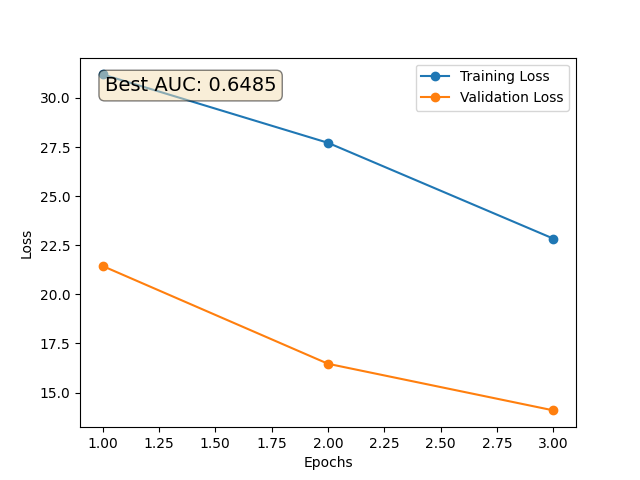
#> input picture exps/1-baseline/ft_InceptionResNetV2_avg_pool_test.png, 640 x 480 px; its folder holds only this picture in this run
$ python -i pre_processing.py   (imports and definitions only)
#> lines starting #> are read from the running program, lines starting #| are printed output that depends on the picture; after the words box and inside, x2 and y2 are one past the last pixel; in counts of white or black regions, pixels touching at a corner belong together
#> further down, picture is the input picture: shape (480, 640, 3); mean B, G, R 248.8, 249.4, 249.8
import cv2
import os
import numpy as np

# create a CLAHE with L channel(Contrast Limited Adaptive Histogram Equalization).
def pre_proc_CEH2(img):
    img_lab = cv2.cvtColor(img, cv2.COLOR_BGR2LAB)
    lab_planes = cv2.split(img_lab)
    clahe = cv2.createCLAHE(clipLimit=2.0,tileGridSize=(8,8))
    lab_planes[0] = clahe.apply(lab_planes[0])
    lab = cv2.merge(lab_planes)
    cl1 = cv2.cvtColor(lab, cv2.COLOR_LAB2BGR)
    return cl1

# create a CLAHE (Contrast Limited Adaptive Histogram Equalization).
def pre_proc_CEH(img):
    img_bw = cv2.cvtColor(img, cv2.COLOR_BGR2GRAY)
    clahe = cv2.createCLAHE(clipLimit=2.0,tileGridSize=(8,8))
    #clahe = cv2.createCLAHE(clipLimit=2.0, tileGridSize	)
    cl1 = clahe.apply(img_bw)
    return cl1

# create Equalization Histogram
def pre_proc_EH(img):
    img_bw = cv2.cvtColor(img, cv2.COLOR_BGR2GRAY)
    equ = cv2.equalizeHist(img_bw)
    eh1 = np.hstack((img_bw,equ))
    return eh1

# reduce the black background
def cut_img(img):
    grayscale = cv2.cvtColor(img, cv2.COLOR_BGR2GRAY)
    _ , thresholded = cv2.threshold(grayscale, 0, 255,cv2.THRESH_OTSU)
    bbox = cv2.boundingRect(thresholded)
    x, y, w, h = bbox
    img_cut = img[y:y+h, x:x+w]
    return img_cut

# reduce the black background
def cut_and_resize_to_original_img(img):
    shp = img.shape[0:2]
#> shp = (480, 640)
    grayscale = cv2.cvtColor(img, cv2.COLOR_BGR2GRAY)
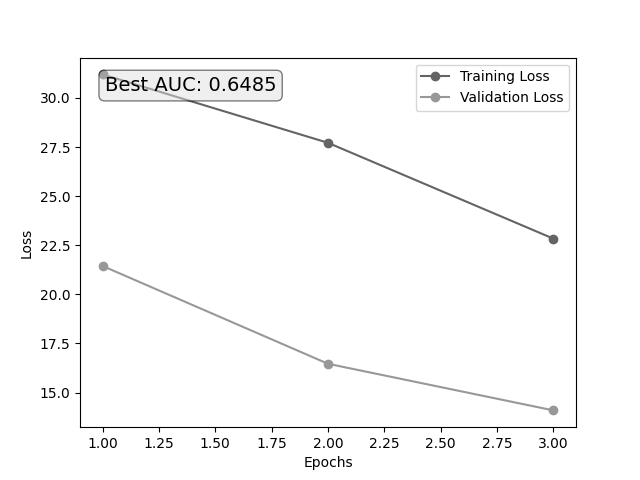
#> grayscale: shape (480, 640); min 0, max 255, mean 249.5
    _ , thresholded = cv2.threshold(grayscale, 0, 255,cv2.THRESH_OTSU)
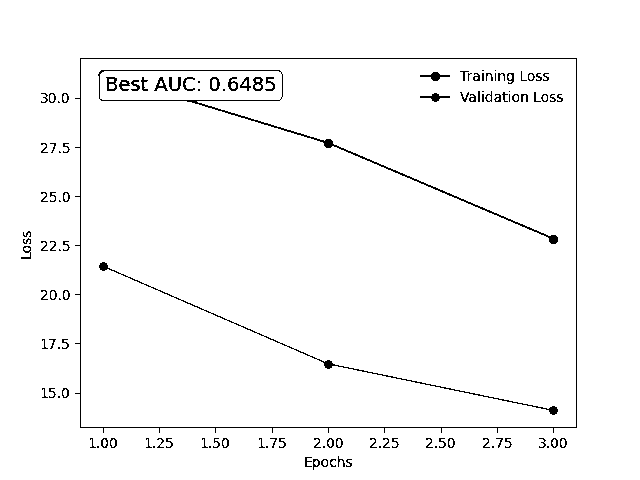
#> thresholded: shape (480, 640); 97.6% white; black in thin lines or dots, all inside (x1, y1, x2, y2) = (21, 58, 577, 470)
    bbox = cv2.boundingRect(thresholded)
#> bbox = (0, 0, 640, 480)
    x, y, w, h = bbox
#> x = 0; y = 0; w = 640; h = 480
    img_cut = img[y:y+h, x:x+w]
    bgr_final = cv2.cvtColor(img_cut, cv2.COLOR_LAB2BGR)
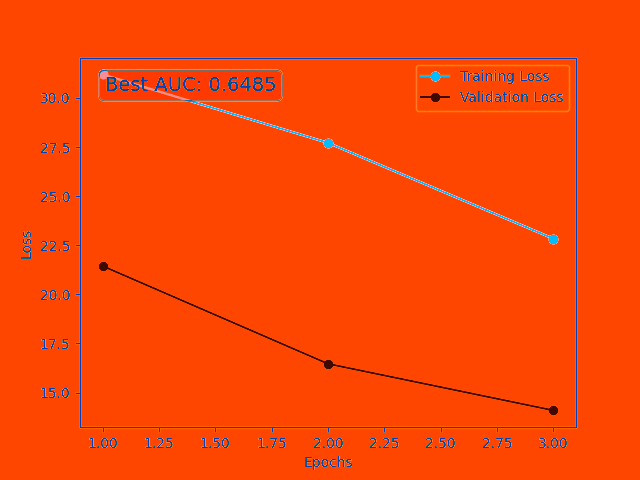
#> bgr_final: shape (480, 640, 3); mean B, G, R 4.3, 71, 249.6
    img_cut_resized = cv2.resize(bgr_final,shp,interpolation=cv2.INTER_AREA)
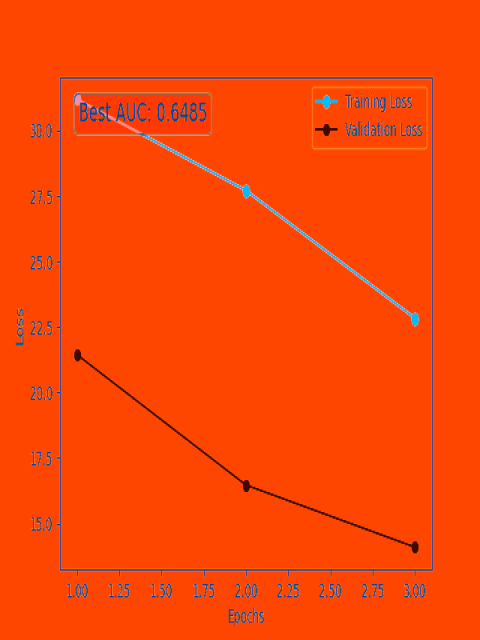
#> img_cut_resized: shape (640, 480, 3); mean B, G, R 4.3, 71, 249.6
    return img_cut_resized

def CEH_cut_pipeline(img):
    img_uint = img.astype(np.uint8)
    img1 = cut_and_resize_to_original_img(img_uint)
    img2 = pre_proc_CEH2(img1)
#> in pre_proc_CEH2, `img_lab = cv2.cvtColor(img, cv2.COLOR_BGR2LAB)`: img_lab: shape (640, 480, 3); mean of channels 0, 1, 2 145.7, 193.2, 194.2
    return img2

# Read image per image
def load_images_from_folder(path_folder):
    PROC_FOLDER = path_folder + "_procEH/"
    if os.path.isdir(os.path.dirname(PROC_FOLDER)) is False:
        os.makedirs(os.path.dirname(PROC_FOLDER))

    for filename in os.listdir(path_folder):
        img = cv2.imread(os.path.join(path_folder,filename))
        if img is not None:
            img_proc = cut_img(img)
            img_proc = pre_proc_EH(img) #change with pre_proc_EH
            path = os.path.join(PROC_FOLDER, filename)
            cv2.imwrite(path, img_proc)

# CHANGE THE DIRECTORY OF IMAGES
#load_images_from_folder("test2")

>>> import cv2
>>> picture = cv2.imread('ft_InceptionResNetV2_avg_pool_test.png')
#> (the run stopped early here; a loop or call above may not have finished)

$ run again, on exps/1-baseline/ft_InceptionResNetV2_avg_pool_lr-4.png
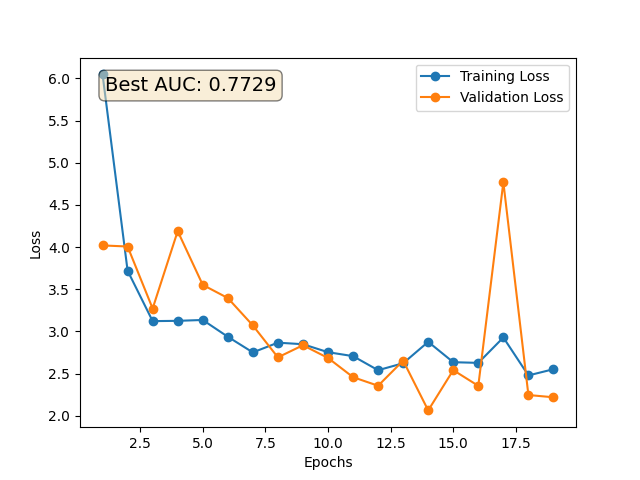
#> input picture exps/1-baseline/ft_InceptionResNetV2_avg_pool_lr-4.png, 640 x 480 px
#> picture is the input picture: shape (480, 640, 3); mean B, G, R 247.2, 248.3, 249.2
#> in cut_and_resize_to_original_img, `_ , thresholded = cv2.threshold(grayscale, 0, 255,cv2.THRESH_OTSU)`:
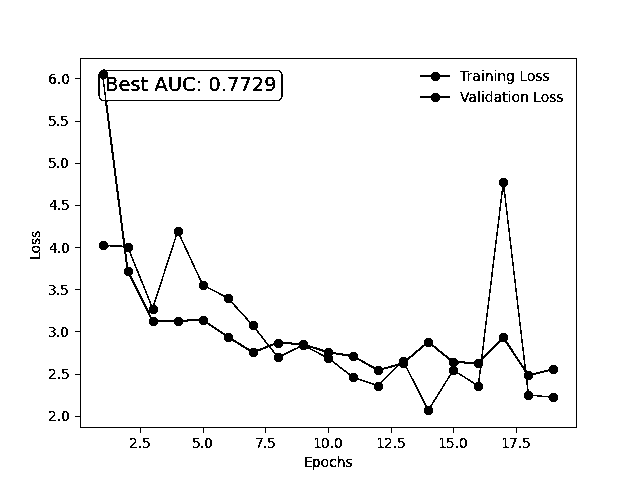
#> thresholded: shape (480, 640); 96.6% white; black in thin lines or dots, all inside (x1, y1, x2, y2) = (30, 58, 577, 470)
#> bbox = (0, 0, 640, 480)
#> x = 0; w = 640; h = 480
#> in cut_and_resize_to_original_img, `img_cut_resized = cv2.resize(bgr_final,shp,interpolation=cv2.INTER_AREA)`:
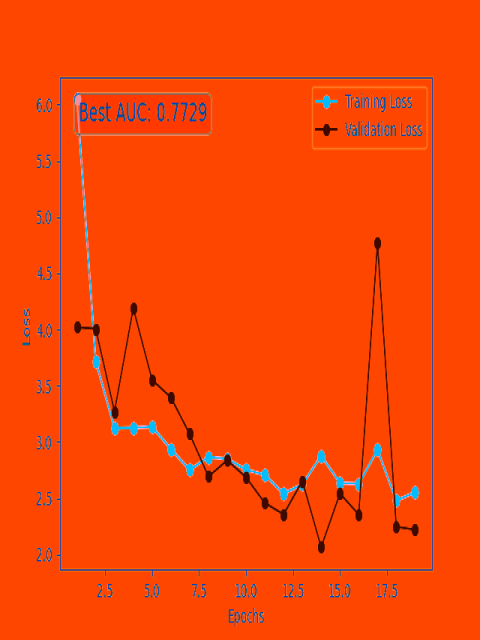
#> img_cut_resized: shape (640, 480, 3); mean B, G, R 5.2, 71.1, 247.8
#> img_lab: shape (640, 480, 3); mean of channels 0, 1, 2 145.3, 192.6, 193.6

$ run again, on exps/1-baseline/ft_efficientnetb3_top_dropout.png
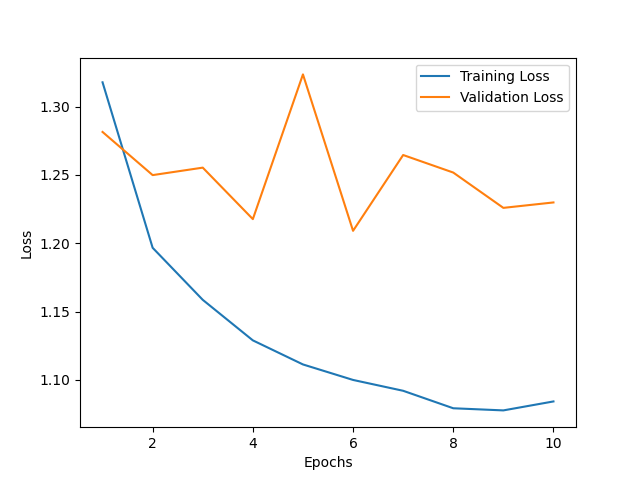
#> input picture exps/1-baseline/ft_efficientnetb3_top_dropout.png, 640 x 480 px
#> picture is the input picture: shape (480, 640, 3); mean B, G, R 250.5, 250.9, 251.2
#> in cut_and_resize_to_original_img, `_ , thresholded = cv2.threshold(grayscale, 0, 255,cv2.THRESH_OTSU)`:
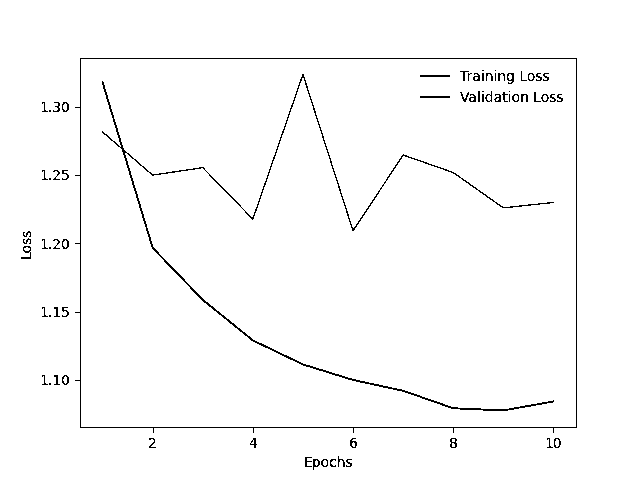
#> thresholded: shape (480, 640); 98.2% white; black in thin lines or dots, all inside (x1, y1, x2, y2) = (21, 58, 577, 470)
#> bbox = (0, 0, 640, 480)
#> x = 0; w = 640; h = 480
#> in cut_and_resize_to_original_img, `img_cut_resized = cv2.resize(bgr_final,shp,interpolation=cv2.INTER_AREA)`:
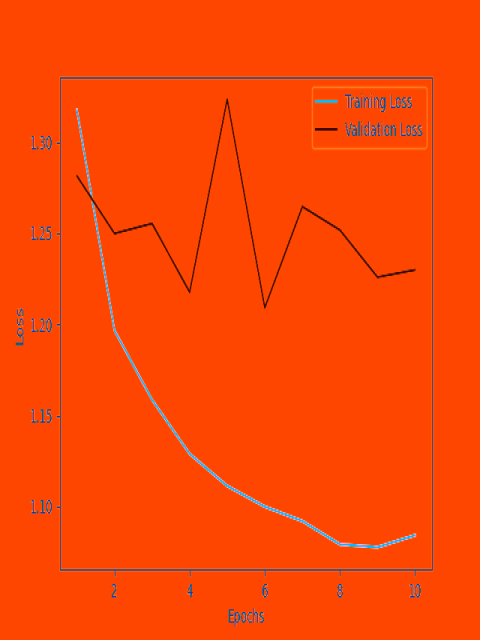
#> img_cut_resized: shape (640, 480, 3); mean B, G, R 3.4, 71, 250.7
#> img_lab: shape (640, 480, 3); mean of channels 0, 1, 2 146.1, 193.5, 194.8

$ run again, on exps/1-baseline/ft_efficientnetb3_top_dropout_lr-4.png
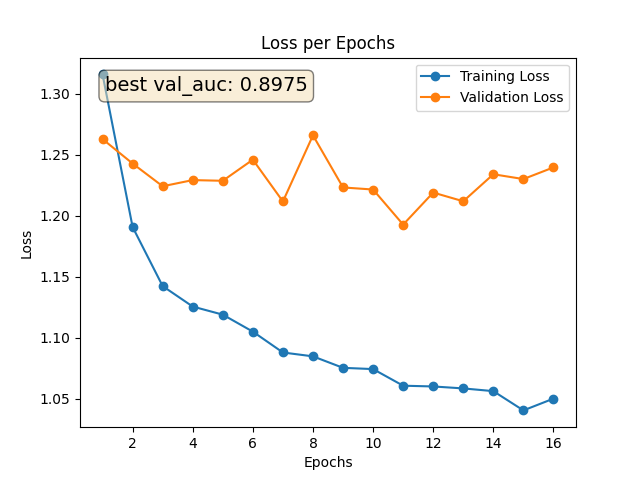
#> input picture exps/1-baseline/ft_efficientnetb3_top_dropout_lr-4.png, 640 x 480 px
#> picture is the input picture: shape (480, 640, 3); mean B, G, R 247.6, 248.4, 248.9
#> in cut_and_resize_to_original_img, `_ , thresholded = cv2.threshold(grayscale, 0, 255,cv2.THRESH_OTSU)`:
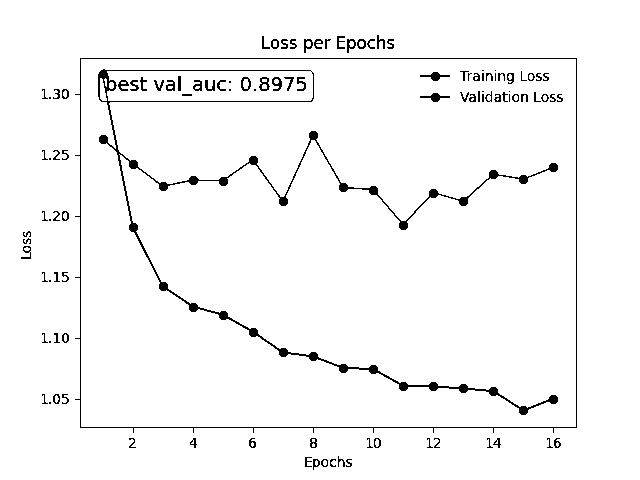
#> thresholded: shape (480, 640); 96.8% white; black in thin lines or dots, all inside (x1, y1, x2, y2) = (21, 35, 577, 470)
#> bbox = (0, 0, 640, 480)
#> x = 0; w = 640; h = 480
#> in cut_and_resize_to_original_img, `img_cut_resized = cv2.resize(bgr_final,shp,interpolation=cv2.INTER_AREA)`:
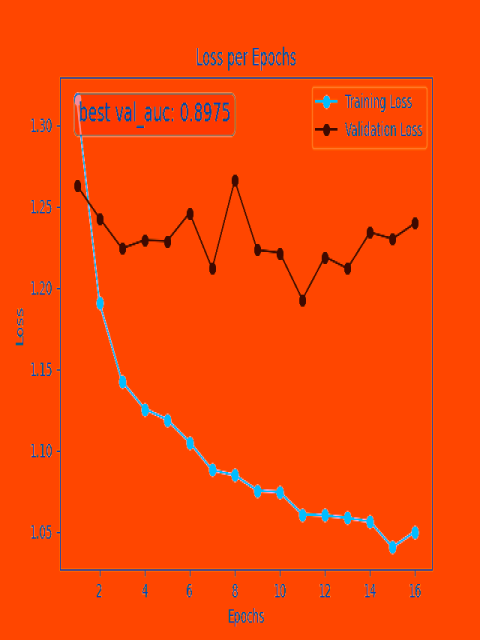
#> img_cut_resized: shape (640, 480, 3); mean B, G, R 5.4, 71.3, 248.1
#> img_lab: shape (640, 480, 3); mean of channels 0, 1, 2 145.5, 192.7, 193.6
